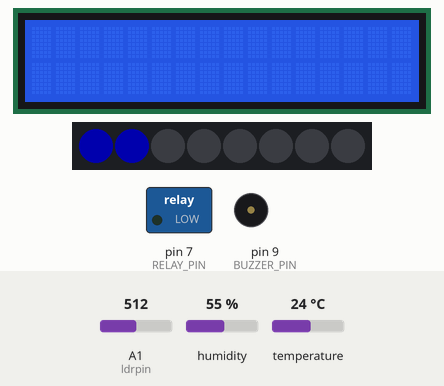
Bench run of a sketch on a simulated Arduino Uno, built with avr-gcc and run on an emulated ATmega328P. Shown: 16×2 character LCD, 8 RGB LEDs in strip order, left to right, switched loads named in the sketch (green lamp = pin HIGH), buzzer (waves = sounding). The test bench sets the inputs (shaded band); at power-on: A1 (ldrpin) = 512, humidity 55 %, temperature 24 °C. Dim RGB values are drawn brighter than linear; what the sketch prints to the serial monitor is not drawn.

Above: at 2.2 s.
2.3 s: A1 (ldrpin) set to 482
At 5.5 s:
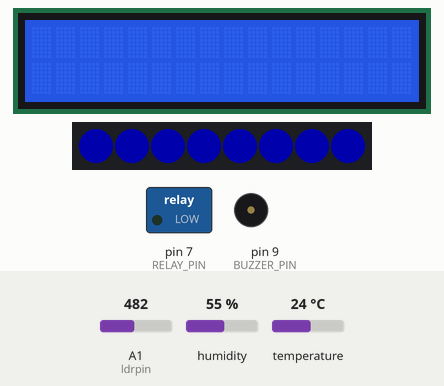
At 8.6 s:
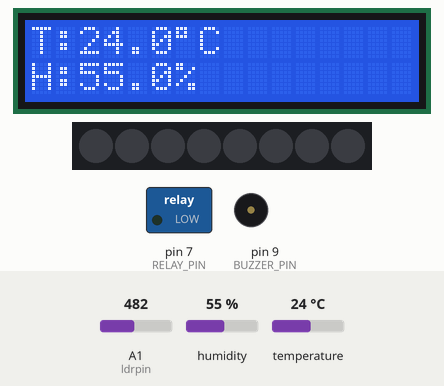
Timing chart, 0 to 14.6 s (numbered marks = the images above; inputs shaded):
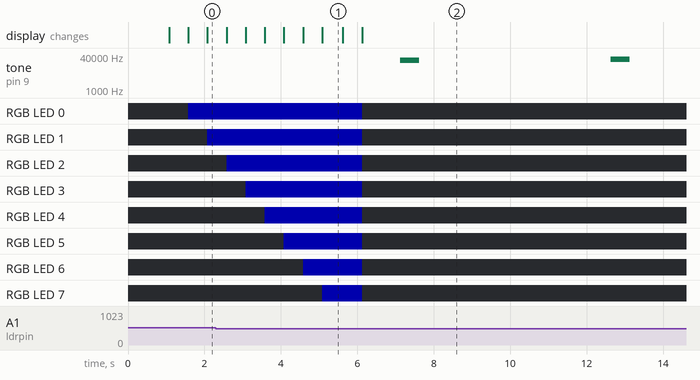

Measured:
- the behaviour switches between 501 and 500 on A1 (ldrpin) (found by bisection; images 0 and 1)
- after the input at 2.3 s, tone on pin 9 (BUZZER_PIN): silent → 25000 Hz after 4.8 s, → silent 0.50 s later, → 28000 Hz 5.0 s later, → silent 0.50 s later
- what the display in image 1 shows lasts 0.5 s, from 5.1 s to 5.6 s

The sketch:

MosquitoExterminator.ino
```cpp
#include <FastLED.h>
#include <DHT.h>
#include <Wire.h>
#include <LiquidCrystal_I2C.h>

#define LED_PIN 5
#define NUM_LEDS 8
#define BUZZER_PIN 9
#define RELAY_PIN 7
#define DHTPIN 2         // DHT11 data pin
#define DHTTYPE DHT11    // Sensor type
#define LCD_I2C_ADDRESS 0x27  // Common address (might be 0x3F)
LiquidCrystal_I2C lcd(LCD_I2C_ADDRESS, 16, 2);  // 16x2 display
const int ldrpin = A1;

CRGB leds[NUM_LEDS];

DHT dht(DHTPIN, DHTTYPE);  // Initialize DHT sensor

const unsigned long mosquitoFreqs[] = {25000, 28000, 30000};
const int numFrequencies = sizeof(mosquitoFreqs) / sizeof(mosquitoFreqs[0]);

bool relaystate = true;

int getMosquitoActivityLevel(float temp, float humidity) {
  // Activity level 0: Low mosquito activity (long delays)
  // Activity level 1: Moderate mosquito activity (medium delays)
  // Activity level 2: High mosquito activity (short delays)
  // Ideal mosquito conditions: 20-30°C and >60% humidity
  if (temp >= 20 && temp <= 30 && humidity >= 60) {
    return 2;  // High activity
  }
  else if ((temp >= 18 && temp < 20) || (temp > 30 && temp <= 32) || (humidity >= 50 && humidity < 60)) {
    return 1;  // Moderate activity
  }
    return 0;  // Low activity
  }

void setup() {
  FastLED.addLeds<WS2812, LED_PIN, GRB>(leds, NUM_LEDS);
  pinMode(BUZZER_PIN, OUTPUT);
  pinMode(RELAY_PIN, OUTPUT);
  digitalWrite(RELAY_PIN, LOW);
  relaystate = true;

  dht.begin();  // Start DHT sensor
  Serial.begin(9600);
  Serial.println("System Initialized");
  lcd.init();         // Initialize LCD
  lcd.backlight();    // Turn on backlight
  lcd.print("Starting...");
  delay(1000);
  lcd.clear();
}

void loop() {
  // Your existing LDR and LED/buzzer logic
  int ldrValue = analogRead(ldrpin);
  Serial.print("LDR value: ");
  Serial.println(ldrValue);
  delay(500);

  if (ldrValue > 500) {
    LED();
  }
  else{
    turnOffLEDs();
    delay(1000);
    Buzzerfreq();
  }
  // NEW: Added DHT11 readings (every 2 seconds)
  readDHTSensor();
}

void LED() {
  leds[0] = CRGB(0, 0, 50);
  FastLED.show();
  delay(500);
  leds[1] = CRGB(0, 0, 50);
  FastLED.show();
  delay(500);
  leds[2] = CRGB(0, 0, 50);
  FastLED.show();
  delay(500);
  leds[3] = CRGB(0, 0, 50);
  FastLED.show();
  delay(500);
  leds[4] = CRGB(0, 0, 50);
  FastLED.show();
  delay(500);
  leds[5] = CRGB(0, 0, 50);
  FastLED.show();
  delay(500);
  leds[6] = CRGB(0, 0, 50);
  FastLED.show();
  delay(500);
  leds[7] = CRGB(0, 0, 50);
  FastLED.show();
  delay(500);
}

void turnOffLEDs() {
  fill_solid(leds, NUM_LEDS, CRGB::Black);
  FastLED.show();
}

void Buzzerfreq() {
  // Get current environmental conditions
  float h = dht.readHumidity();
  float t = dht.readTemperature();

  int activityLevel = 0;
  if (!isnan(h) && !isnan(t)) {
    activityLevel = getMosquitoActivityLevel(t, h);
  }

  // Base delay between tones (in ms)
  unsigned long baseDelay = 10000;

  // Adjust delay based on mosquito activity level
  switch(activityLevel) {
    case 2:  // High activity - more frequent buzzing
      baseDelay = 2000;
      break;
    case 1:  // Moderate activity
      baseDelay = 5000;
      break;
    case 0:  // Low activity
    default:
      baseDelay = 10000;
      break;
  }

  for (int i = 0; i < numFrequencies; i++) {
    unsigned long freq = mosquitoFreqs[i];
    Serial.print("Generating frequency: ");
    Serial.print(freq);
    Serial.print(" Hz with delay ");
    Serial.print(baseDelay);
    Serial.println(" ms");

    tone(BUZZER_PIN, freq);
    delay(500);
    noTone(BUZZER_PIN);
    delay(baseDelay);
  }
}


void readDHTSensor() {
  static unsigned long lastReadTime = 0;
  const unsigned long readInterval = 2000;

  if (millis() - lastReadTime >= readInterval) {
    lastReadTime = millis();

    float h = dht.readHumidity();
    float t = dht.readTemperature();

    if (isnan(h) || isnan(t)) {
      lcd.clear();
      lcd.setCursor(0, 0);
      lcd.print("DHT11 Error!");
      return;
    }

    // Update LCD
    lcd.clear();
    lcd.setCursor(0, 0);
    lcd.print("T:");
    lcd.print(t, 1);  // 1 decimal place
    lcd.write(223);   // Degree symbol
    lcd.print("C");

    lcd.setCursor(0, 1);
    lcd.print("H:");
    lcd.print(h, 1);  // 1 decimal place
    lcd.print("%");
  }
}
```
